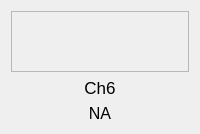
                 <widget class="QFrame" name="frame_ch6_2">
                  <layout class="QVBoxLayout" name="frame_ch6">
                   <item>
                    <widget class="QFrame" name="frame_ch6_color">
                     <property name="sizePolicy">
                      <sizepolicy hsizetype="Fixed" vsizetype="Fixed">
                       <horstretch>0</horstretch>
                       <verstretch>0</verstretch>
                      </sizepolicy>
                     </property>
                     <property name="minimumSize">
                      <size>
                       <width>61</width>
                       <height>61</height>
                      </size>
                     </property>
                     <property name="maximumSize">
                      <size>
                       <width>1000</width>
                       <height>61</height>
                      </size>
                     </property>
                     <property name="sizeIncrement">
                      <size>
                       <width>1</width>
                       <height>1</height>
                      </size>
                     </property>
                     <property name="accessibleName">
                      <string>color_frame</string>
                     </property>
                     <property name="styleSheet">
                      <string notr="true"/>
                     </property>
                     <property name="frameShape">
                      <enum>QFrame::StyledPanel</enum>
                     </property>
                     <property name="frameShadow">
                      <enum>QFrame::Raised</enum>
                     </property>
                    </widget>
                   </item>
                   <item>
                    <widget class="QLabel" name="label_ch6">
                     <property name="minimumSize">
                      <size>
                       <width>61</width>
                       <height>0</height>
                      </size>
                     </property>
                     <property name="maximumSize">
                      <size>
                       <width>16777215</width>
                       <height>30</height>
                      </size>
                     </property>
                     <property name="font">
                      <font>
                       <pointsize>13</pointsize>
                       <italic>false</italic>
                       <bold>false</bold>
                      </font>
                     </property>
                     <property name="text">
                      <string>Ch6</string>
                     </property>
                     <property name="alignment">
                      <set>Qt::AlignCenter</set>
                     </property>
                    </widget>
                   </item>
                   <item>
                    <widget class="QLabel" name="label_ch6_value">
                     <property name="minimumSize">
                      <size>
                       <width>61</width>
                       <height>0</height>
                      </size>
                     </property>
                     <property name="maximumSize">
                      <size>
                       <width>16777215</width>
                       <height>30</height>
                      </size>
                     </property>
                     <property name="font">
                      <font>
                       <pointsize>12</pointsize>
                       <italic>false</italic>
                       <bold>false</bold>
                      </font>
                     </property>
                     <property name="styleSheet">
                      <string notr="true">font:12pt</string>
                     </property>
                     <property name="text">
                      <string>NA</string>
                     </property>
                     <property name="alignment">
                      <set>Qt::AlignCenter</set>
                     </property>
                    </widget>
                   </item>
                  </layout>
                 </widget>
